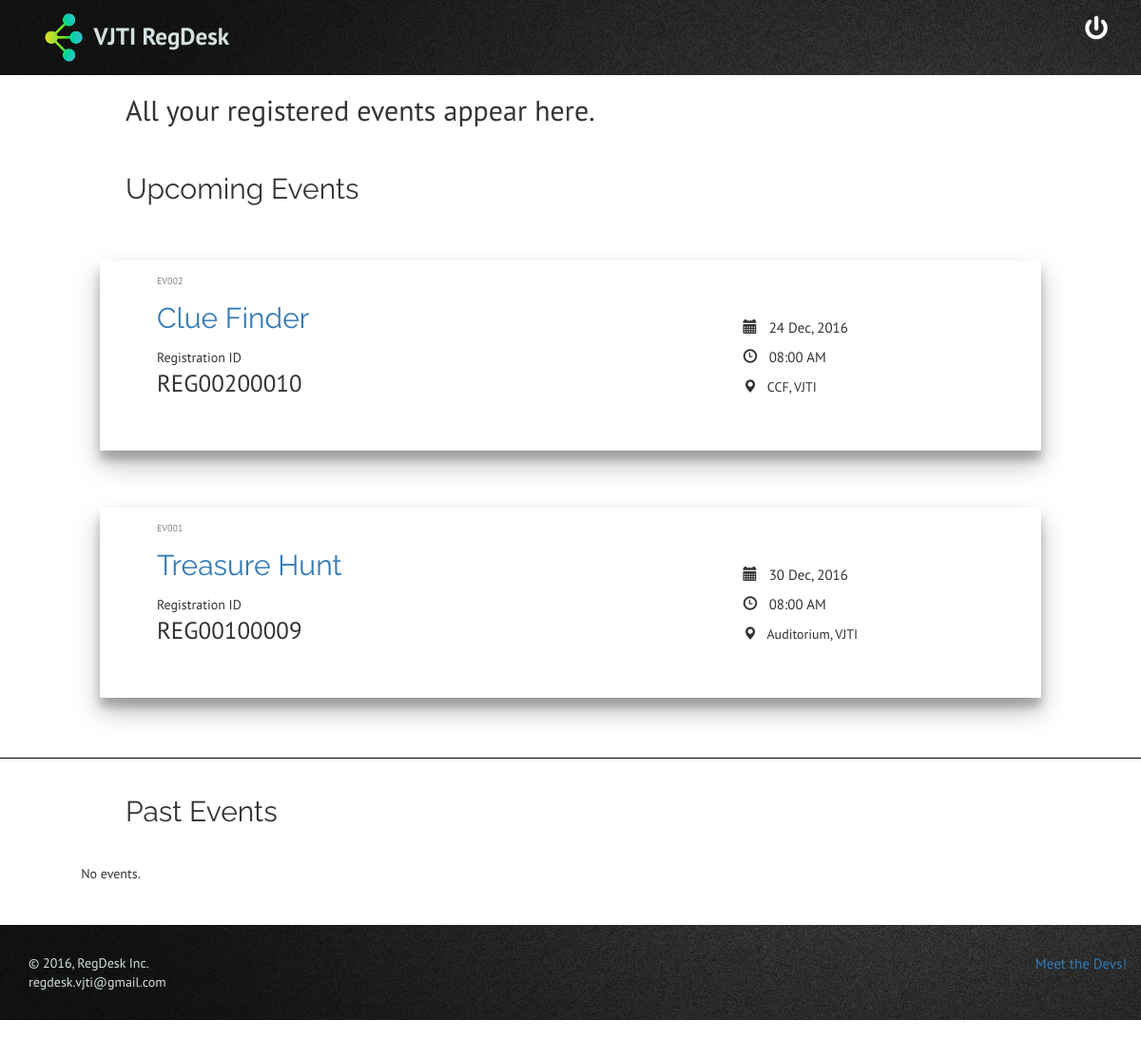
The page /public/myevents.php (signed in) on the database as committed earlier.
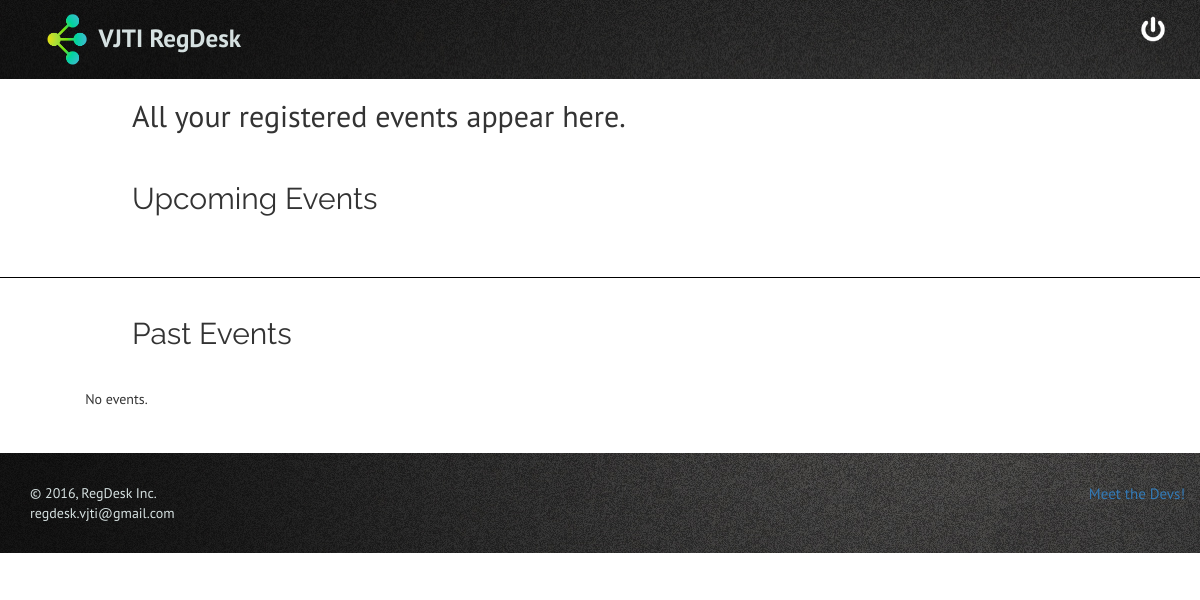
The same page on the database as committed later.
### tables this page shows
CREATE TABLE `registrations` (
  `registration_id` int(11) NOT NULL,
  `user_id` int(11) NOT NULL,
  `event_id` int(11) NOT NULL,
  `registration_timestamp` timestamp NOT NULL DEFAULT CURRENT_TIMESTAMP
);

CREATE TABLE `events` (
  `event_id` int(11) NOT NULL,
  `event_name` varchar(64) NOT NULL,
  `description` text NOT NULL,
  `start_date` date NOT NULL,
  `start_time` time NOT NULL,
  `end_date` date DEFAULT NULL,
  `end_time` time DEFAULT NULL,
  `venue` varchar(64) NOT NULL,
  `category` tinyint(4) NOT NULL,
  `committee` int(11) NOT NULL,
  `incharge1_name` varchar(50) NOT NULL,
  `incharge1_contact` varchar(10) NOT NULL,
  `incharge2_name` varchar(50) DEFAULT NULL,
  `incharge2_contact` varchar(10) DEFAULT NULL,
  `cost` smallint(6) NOT NULL DEFAULT '0',
  `refreshment` tinyint(1) DEFAULT '0',
  `note` text,
  `manager` int(11) NOT NULL,
  `post_timestamp` timestamp NOT NULL DEFAULT CURRENT_TIMESTAMP
);

### public/myevents.php (the view, shortened to what this page needs)
<?php
	require_once(__DIR__ . '/../includes/dbconfig.php');
	$up_query = "SELECT registrations.registration_id, events.event_id, events.event_name, events.start_date, events.end_date, events.start_time, events.end_time, events.venue FROM events INNER JOIN registrations ON events.event_id = registrations.event_id WHERE registrations.user_id = ".$_SESSION['user_id']." ORDER BY events.start_date ASC";
	$up_result = mysqli_query($dbc, $up_query);
	$past_query = "SELECT event_id, event_name, start_date, end_date, start_time, end_time, venue FROM archived_events WHERE manager = ".$_SESSION['user_id']." ORDER BY start_date DESC";
	$past_result = mysqli_query($dbc, $past_query);
	require_once(__DIR__ . '/../includes/header.php');
?>
<h2 style="padding-left: 11%;">All your registered events appear here.</h2>
<div class="container-fluid" style="border-bottom: 1px solid black;">
<div style="text-align:left;padding-top:3%;padding-left:10%;">
<p style="font-size:30px; font-family: 'Raleway', sans-serif;">Upcoming Events</p>
</div>
<div class="container" id="h">
<?php
	if (mysqli_num_rows($up_result) != 0) {
		while ($event = mysqli_fetch_array($up_result)) {
?>
<div id="a" class="cube">
<div class="row">
<div class="col-sm-7">
<div style="text-align: left;padding-top: 1%;padding-left: 9%;">
<p style="font-size: 10px; color: gray; padding-bottom: 0px;"><?php echo 'EV'.htmlspecialchars(str_pad($event['event_id'], 3, '0', STR_PAD_LEFT)); ?></p>
<a href="event.php?event=<?php echo $event['event_id']; ?>"><p style="font-size:30px;font-family: 'Raleway', sans-serif;"><?php echo $event['event_name']; ?></p></a>
<p>
	Registration ID
	<br>
	<span style="font-size: 25px;">REG<?php echo (str_pad($event['event_id'], 3, '0', STR_PAD_LEFT)).(str_pad($event['registration_id'], 5, '0', STR_PAD_LEFT)); ?></span>
</p>
</div>
</div>
<div class="col-sm-1">
</div>
<div class="col-sm-4" style="padding-top: 5%;">
<p style="font-size:15px;"><span class="glyphicon glyphicon-calendar"></span>&nbsp;&nbsp;
<?php
	if (empty($event['end_date']))
		echo htmlspecialchars(date('d M, Y', strtotime($event['start_date'])));
	else
		echo htmlspecialchars(date('d M, Y', strtotime($event['start_date']))).' - '.htmlspecialchars(date('d M, Y', strtotime($event['end_date'])));
?></p>
<p style="font-size:15px;"><span class="glyphicon glyphicon-time"></span>&nbsp;&nbsp;
<?php
	if (empty($event['end_time']))
		echo htmlspecialchars(date('H:i A', strtotime($event['start_time'])));
	else
		echo htmlspecialchars(date('H:i A', strtotime($event['start_time']))).' - '.htmlspecialchars(date('H:i A', strtotime($event['end_time'])));;
?></p>
<p style="font-size:15 px;"><span class="glyphicon glyphicon-map-marker"></span>&nbsp;&nbsp;
<?php
	echo htmlspecialchars($event['venue']);
?></p>
</div>
</div>
</div>
<br>
<?php
		}
	}
?>
</div>
</div>
<div class="container-fluid">
<div style="text-align:left;padding-top:3%;padding-left:10%;">
<p style="font-size:30px; font-family: 'Raleway', sans-serif;">Past Events</p>
</div>
<div class="container" id="h">
<?php
	if (mysqli_num_rows($past_result) != 0) {
		while ($event = mysqli_fetch_array($past_result)) {
?>
<div id="a" class="cube">
<div class="row">
<div class="col-sm-7">
<div style="text-align: left;padding-top: 1%;padding-left: 9%;">
<p style="font-size: 10px; color: gray; padding-bottom: 0px;"><?php echo 'EV'.htmlspecialchars(str_pad($event['event_id'], 3, '0', STR_PAD_LEFT)); ?></p>
<a href="event.php?event=<?php echo $event['event_id']; ?>"><p style="font-size:30px;font-family: 'Raleway', sans-serif;"><?php echo $event['event_name']; ?></p></a>
<p>
	Registration ID
	<br>
	<span style="font-size: 25px;">REG<?php echo (str_pad($event['event_id'], 3, '0', STR_PAD_LEFT)).(str_pad($event['registration_id'], 5, '0', STR_PAD_LEFT)); ?></span>
</p>
</div>
</div>
<div class="col-sm-1">
</div>
<div class="col-sm-4" style="padding-top: 5%;">
<p style="font-size:15px;"><span class="glyphicon glyphicon-calendar"></span>&nbsp;&nbsp;
<?php
	if (empty($event['end_date']))
		echo htmlspecialchars(date('d M, Y', strtotime($event['start_date'])));
	else
		echo htmlspecialchars(date('d M, Y', strtotime($event['start_date']))).' - '.htmlspecialchars(date('d M, Y', strtotime($event['end_date'])));
?></p>
<p style="font-size:15px;"><span class="glyphicon glyphicon-time"></span>&nbsp;&nbsp;
<?php
	if (empty($event['end_time']))
		echo htmlspecialchars(date('H:i A', strtotime($event['start_time'])));
	else
		echo htmlspecialchars(date('H:i A', strtotime($event['start_time']))).' - '.htmlspecialchars(date('H:i A', strtotime($event['end_time'])));;
?></p>
<p style="font-size:15 px;"><span class="glyphicon glyphicon-map-marker"></span>&nbsp;&nbsp;
<?php
	echo htmlspecialchars($event['venue']);
?></p>
</div>
</div>
</div>
<br>
<?php
		}
	}
	else
		echo "No events.";
?>
</div>
</div>
<?php
	require_once(__DIR__ . '/../includes/footer.php');
?>

### includes/header.php (shortened to what this page needs)
<!DOCTYPE html>
<html>
<head>
    <link rel="stylesheet" href="http://maxcdn.bootstrapcdn.com/bootstrap/3.3.6/css/bootstrap.min.css">
	<?php
		if (basename($_SERVER['PHP_SELF']) == 'index.php') {
			echo '<link rel = "stylesheet" type = "text/css" href="css/index.css">';
		}
		else if (basename($_SERVER['PHP_SELF']) == 'dashboard.php') {
			echo '<link rel = "stylesheet" type = "text/css" href = "../css/dashboard.css">';
		}
		else if (basename($_SERVER['PHP_SELF']) == 'manage.php' || basename($_SERVER['PHP_SELF']) == 'myevents.php') {
			echo '<link rel = "stylesheet" type = "text/css" href = "../css/manageevents.css">';
		}
	?>
</head>
<body>
<?php
	if (basename($_SERVER['PHP_SELF']) != 'index.php') {
?>
		<header style="background-image: url('../images/background.jpg');">
		<div class="row" style="padding-top:1.2%;padding-bottom:1.2%;">
		<div class="span4" style="padding-left:5%;">
		<a href="../index.php">
		<img style="float:left;padding-left:0%;padding-top:0%;" src="../images/logo.png" class="img-responsive" alt="VJTI RegDesk" width="40" height="40">
		</a>
		<div style="padding-right:4%; vertical-align: middle;">
		<?php if (isset($_SESSION['user_id'])) { ?>
		<a href="../controls/logout.php"><img style="float:right; vertical-align: middle;" src="../images/logout.png" class="img-responsive" title="Logout" alt="Logout" width="30" height="30"></a>
		<?php } ?>
		</div>
		<div style="font-size:25px;color:rgb(213,224,224);font-weight:bold;padding-top:0.6%">&nbsp;&nbsp;<a href="../index.php" style="text-decoration:none;color:rgb(213,224,224);">VJTI RegDesk</a></div>
		</div>
		</div>
		</header>
<?php
	}
?>

### includes/footer.php (shortened to what this page needs)
		<footer style="padding: 0px;">
			<div class="container-fluid" style="padding: 0px;">
			<br>
			<div class="row" style="background-image:url('<?php if (basename($_SERVER['PHP_SELF']) == 'index.php') echo 'images/background.jpg'; else echo '../images/background.jpg'; ?>'); background-repeat: repeat; background-position: left bottom; background-attachment: fixed;width:100% padding: 0px;">
			<div class="col-sm-4 text-left">
			<div style="color:rgb(213,224,224); padding: 30px; vertical-align: center;">
			&copy; <?php echo date('Y'); ?>, RegDesk Inc.
			<br>
			<?php echo USER; ?>
			</div>
			</div>
			<div class="col-sm-4">
			</div>
			<div class="col-sm-4 text-right" style="padding: 30px; vertical-align: center; font-size: 15px;">
			<a href="developers.php">Meet the Devs!</a>
			</div>
			</div>
			<br>
			</div>
		</footer>
</body>
</html>

### css/manageevents.css (style rules this page uses)
#h.container { padding-top: 2%; padding-right: 6%; padding-left: 6%; padding-bottom: 2%; }
#a.cube { box-shadow: 0 14px 28px rgba(0,0,0,0.25), 0 10px 10px rgba(0,0,0,0.22); background: #fff; border-radius: 2px; margin: 20px; padding: 10px; min-width: 200px; min-height: 200px; }

### includes/header.php (style rules this page uses)
body { font-family:'PT Sans', sans-serif; padding-bottom: 0px; }

Rows that differ between the two databases and show on the page:
removed registrations: event.event_id "002", event.event_name "Clue Finder", registration_id "00010", event.start_date "24 Dec, 2016", event.start_time "08:00 AM", event.venue "CCF, VJTI"
removed registrations: event.event_id "001", event.event_name "Treasure Hunt", registration_id "00009", event.start_date "30 Dec, 2016", event.start_time "08:00 AM", event.venue "Auditorium, VJTI"
